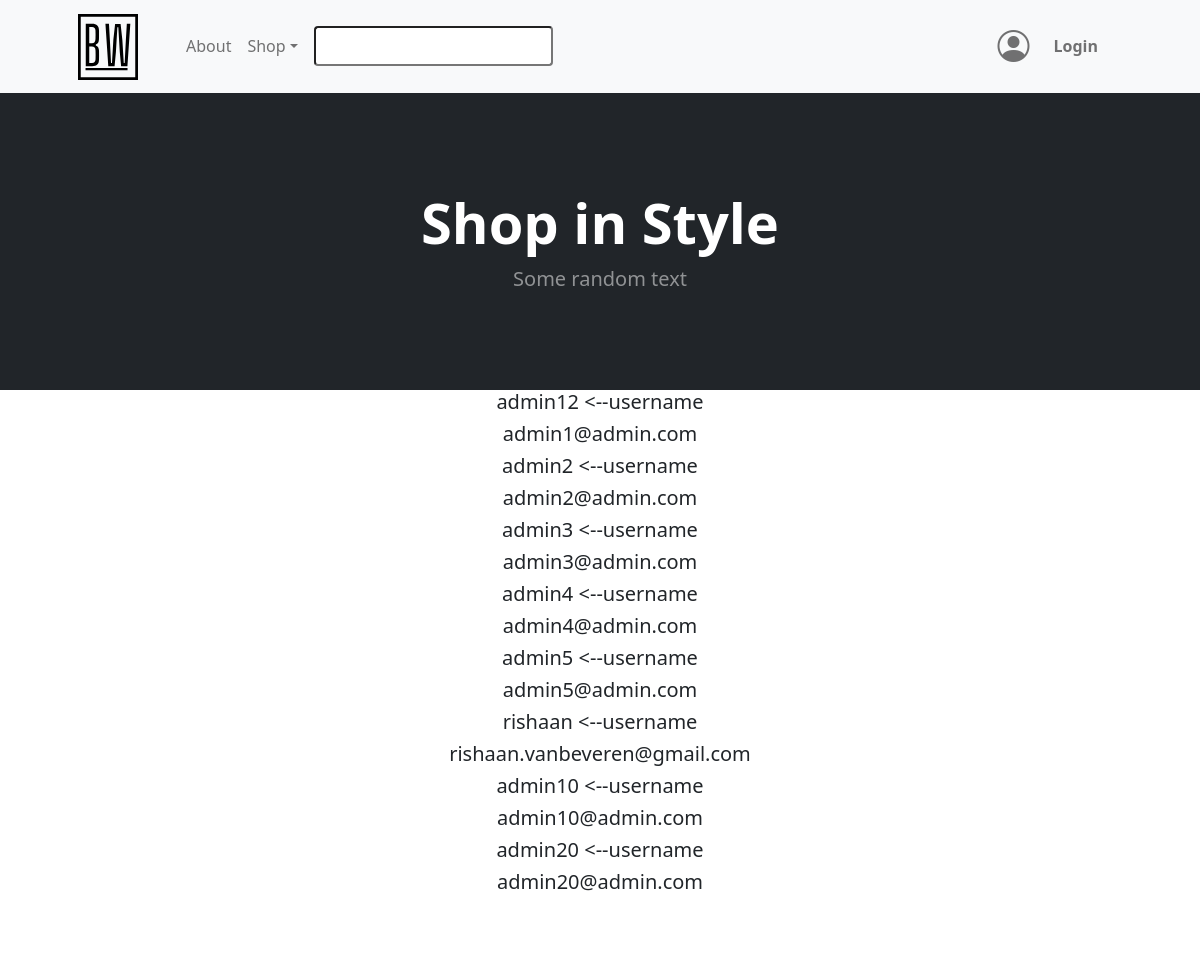
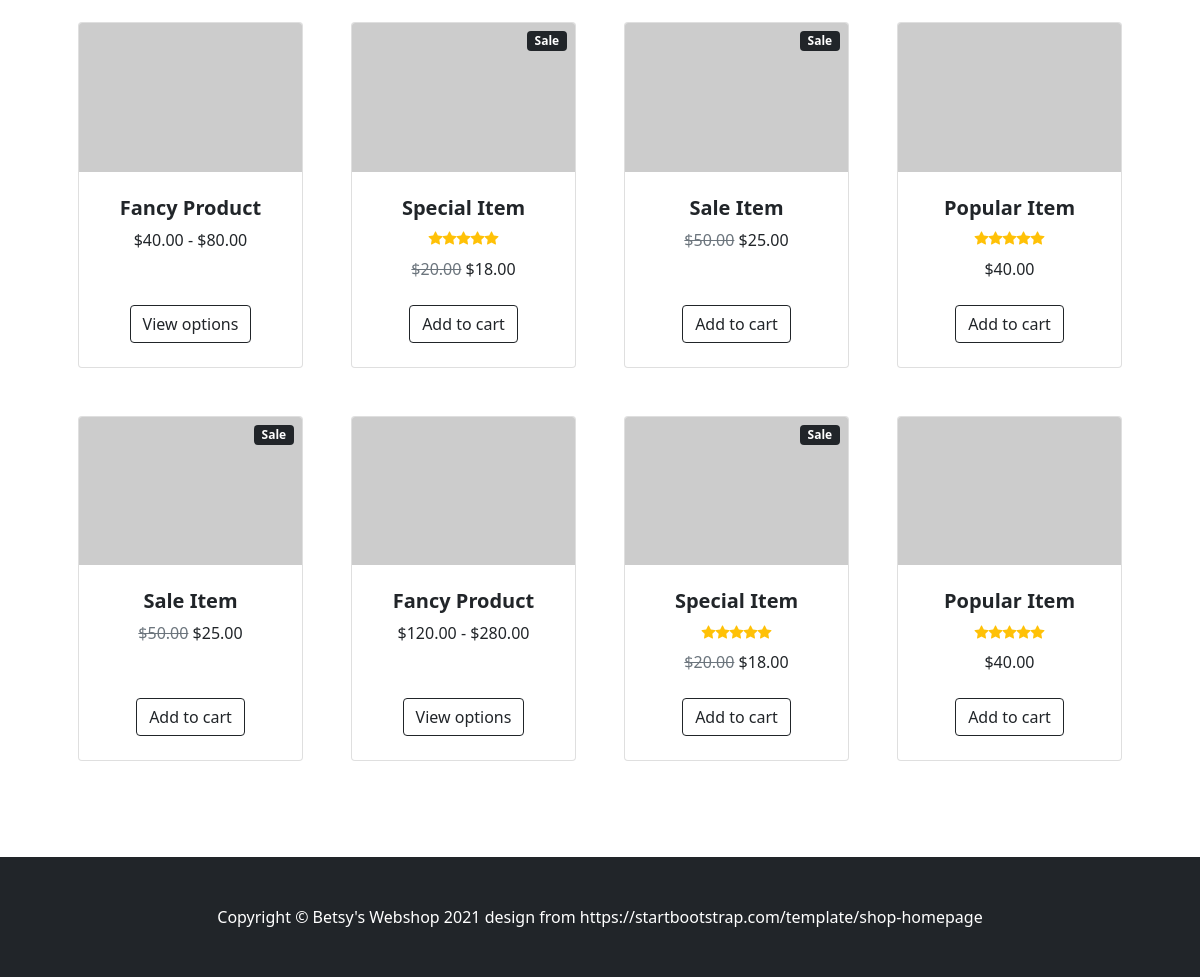
The page /home on the database its author committed (2 pictures, top to bottom).
### models.py (models this page shows)
class BaseModel(db_wrapper.Model):
    class Meta:
        database = db

class User(BaseModel, UserMixin):
    first_name = CharField(index=True, max_length=30, null=True)
    last_name = CharField(max_length=120, null=True)
    address = CharField(max_length=200, null=True)
    city = CharField(max_length=50, null=True)
    country = CharField(max_length=50, null=True)
    cc_number = CharField(unique=True, max_length=20, null=True)
    username = CharField(index=True, max_length=30)  # add unique=True
    email = CharField(index=True, max_length=50, unique=True)
    password = CharField(max_length=20)

### routes.py (the view)
@app.route("/", methods=["GET", "POST"])
@app.route("/home", methods=["GET", "POST"])
def home():
    users = User.select()
    login_form = LoginForm()
    register_form = RegistrationForm()
    return render_template(
        "index.html",
        title="Home",
        users=users,
        login_form=login_form,
        register_form=register_form,
    )

### forms.py (shortened to what this page needs)
class LoginForm(FlaskForm):
    email = StringField(
        "Email", validators=[InputRequired(), Length(min=5, max=50), Email()]
    )
    password = PasswordField("Your Password", validators=[InputRequired()])
    login = SubmitField("Login!")

class RegistrationForm(FlaskForm):
    username = StringField(
        "Username",
        validators=[InputRequired(), Length(min=5, max=30)],
    )
    email = StringField(
        "Email", validators=[InputRequired(), Length(min=5, max=50), Email()]
    )
    password = PasswordField(
        "Set Password",
        validators=[
            InputRequired(),
            EqualTo(
                "password_confirm", message="Password must be identical in both inputs"
            ),
            Length(min=5, max=20),
        ],
    )
    password_confirm = PasswordField("Confirm Password")
    submit = SubmitField("Sign Up")

### templates/index.html
{% extends "base.html" %} {% block content %} {% for user in users %}
<div class="text-center">
  <h5>{{user.username}} <span><--username</span></h5>
  <h5>{{user.email}}</h5>
</div>
{% endfor %}
<section class="py-5">
  <div class="container px-4 px-lg-5 mt-5">
    <div
      class="
        row
        gx-4 gx-lg-5
        row-cols-2 row-cols-md-3 row-cols-xl-4
        justify-content-center
      "
    >
      <div class="col mb-5">
        <div class="card h-100">
          <img
            class="card-img-top"
            src="https://dummyimage.com/450x300/dee2e6/6c757d.jpg"
            alt="..."
          />
          <div class="card-body p-4">
            <div class="text-center">
              <h5 class="fw-bolder">Fancy Product</h5>
              $40.00 - $80.00
            </div>
          </div>
          <div class="card-footer p-4 pt-0 border-top-0 bg-transparent">
            <div class="text-center">
              <a class="btn btn-outline-dark mt-auto" href="#">View options</a>
            </div>
          </div>
        </div>
      </div>
      <div class="col mb-5">
        <div class="card h-100">
          <div
            class="badge bg-dark text-white position-absolute"
            style="top: 0.5rem; right: 0.5rem"
          >
            Sale
          </div>
          <img
            class="card-img-top"
            src="https://dummyimage.com/450x300/dee2e6/6c757d.jpg"
            alt="..."
          />
          <div class="card-body p-4">
            <div class="text-center">
              <h5 class="fw-bolder">Special Item</h5>
              <div
                class="d-flex justify-content-center small text-warning mb-2"
              >
                <div class="bi-star-fill"></div>
                <div class="bi-star-fill"></div>
                <div class="bi-star-fill"></div>
                <div class="bi-star-fill"></div>
                <div class="bi-star-fill"></div>
              </div>
              <span class="text-muted text-decoration-line-through"
                >$20.00</span
              >
              $18.00
            </div>
          </div>
          <div class="card-footer p-4 pt-0 border-top-0 bg-transparent">
            <div class="text-center">
              <a class="btn btn-outline-dark mt-auto" href="#">Add to cart</a>
            </div>
          </div>
        </div>
      </div>
      <div class="col mb-5">
        <div class="card h-100">
          <div
            class="badge bg-dark text-white position-absolute"
            style="top: 0.5rem; right: 0.5rem"
          >
            Sale
          </div>
          <img
            class="card-img-top"
            src="https://dummyimage.com/450x300/dee2e6/6c757d.jpg"
            alt="..."
          />
          <div class="card-body p-4">
            <div class="text-center">
              <h5 class="fw-bolder">Sale Item</h5>
              <span class="text-muted text-decoration-line-through"
                >$50.00</span
              >
              $25.00
            </div>
          </div>
          <div class="card-footer p-4 pt-0 border-top-0 bg-transparent">
            <div class="text-center">
              <a class="btn btn-outline-dark mt-auto" href="#">Add to cart</a>
            </div>
          </div>
        </div>
      </div>
      <div class="col mb-5">
        <div class="card h-100">
          <img
            class="card-img-top"
            src="https://dummyimage.com/450x300/dee2e6/6c757d.jpg"
            alt="..."
          />
          <div class="card-body p-4">
            <div class="text-center">
              <h5 class="fw-bolder">Popular Item</h5>
              <div
                class="d-flex justify-content-center small text-warning mb-2"
              >
                <div class="bi-star-fill"></div>
                <div class="bi-star-fill"></div>
                <div class="bi-star-fill"></div>
                <div class="bi-star-fill"></div>
                <div class="bi-star-fill"></div>
              </div>
              $40.00
            </div>
          </div>
          <div class="card-footer p-4 pt-0 border-top-0 bg-transparent">
            <div class="text-center">
              <a class="btn btn-outline-dark mt-auto" href="#">Add to cart</a>
            </div>
          </div>
        </div>
      </div>
      <div class="col mb-5">
        <div class="card h-100">
          <div
            class="badge bg-dark text-white position-absolute"
            style="top: 0.5rem; right: 0.5rem"
          >
            Sale
          </div>
          <img
            class="card-img-top"
            src="https://dummyimage.com/450x300/dee2e6/6c757d.jpg"
            alt="..."
          />
          <div class="card-body p-4">
            <div class="text-center">
              <h5 class="fw-bolder">Sale Item</h5>
              <span class="text-muted text-decoration-line-through"
                >$50.00</span
              >
              $25.00
            </div>
          </div>
          <div class="card-footer p-4 pt-0 border-top-0 bg-transparent">
            <div class="text-center">
              <a class="btn btn-outline-dark mt-auto" href="#">Add to cart</a>
            </div>
          </div>
        </div>
      </div>
      <div class="col mb-5">
        <div class="card h-100">
          <img
            class="card-img-top"
            src="https://dummyimage.com/450x300/dee2e6/6c757d.jpg"
            alt="..."
          />
          <div class="card-body p-4">
            <div class="text-center">
              <h5 class="fw-bolder">Fancy Product</h5>
              $120.00 - $280.00
            </div>
          </div>
          <div class="card-footer p-4 pt-0 border-top-0 bg-transparent">
            <div class="text-center">
              <a class="btn btn-outline-dark mt-auto" href="#">View options</a>
            </div>
          </div>
        </div>
      </div>
      <div class="col mb-5">
        <div class="card h-100">
          <div
            class="badge bg-dark text-white position-absolute"
            style="top: 0.5rem; right: 0.5rem"
          >
            Sale
          </div>
          <img
            class="card-img-top"
            src="https://dummyimage.com/450x300/dee2e6/6c757d.jpg"
            alt="..."
          />
          <div class="card-body p-4">
            <div class="text-center">
              <h5 class="fw-bolder">Special Item</h5>
              <div
                class="d-flex justify-content-center small text-warning mb-2"
              >
                <div class="bi-star-fill"></div>
                <div class="bi-star-fill"></div>
                <div class="bi-star-fill"></div>
                <div class="bi-star-fill"></div>
                <div class="bi-star-fill"></div>
              </div>
              <span class="text-muted text-decoration-line-through"
                >$20.00</span
              >
              $18.00
            </div>
          </div>
          <div class="card-footer p-4 pt-0 border-top-0 bg-transparent">
            <div class="text-center">
              <a class="btn btn-outline-dark mt-auto" href="#">Add to cart</a>
            </div>
          </div>
        </div>
      </div>
      <div class="col mb-5">
        <div class="card h-100">
          <img
            class="card-img-top"
            src="https://dummyimage.com/450x300/dee2e6/6c757d.jpg"
            alt="..."
          />
          <div class="card-body p-4">
            <div class="text-center">
              <h5 class="fw-bolder">Popular Item</h5>
              <div
                class="d-flex justify-content-center small text-warning mb-2"
              >
                <div class="bi-star-fill"></div>
                <div class="bi-star-fill"></div>
                <div class="bi-star-fill"></div>
                <div class="bi-star-fill"></div>
                <div class="bi-star-fill"></div>
              </div>
              $40.00
            </div>
          </div>
          <div class="card-footer p-4 pt-0 border-top-0 bg-transparent">
            <div class="text-center">
              <a class="btn btn-outline-dark mt-auto" href="#">Add to cart</a>
            </div>
          </div>
        </div>
      </div>
    </div>
  </div>
</section>
{% endblock content %}

### templates/base.html (shortened to what this page needs)
<!DOCTYPE html>
<html lang="en">
  <head>
    <link
      href="https://cdn.jsdelivr.net/npm/bootstrap@5.0.2/dist/css/bootstrap.min.css"
      rel="stylesheet"
    />
    <link
      href="{{url_for('static', filename='styles.css')}}"
      rel="stylesheet"
    />
    <link
      href="https://cdn.jsdelivr.net/npm/bootstrap-icons@1.5.0/font/bootstrap-icons.css"
      rel="stylesheet"
    />
  </head>
  <body>
    {% include "navbar.html" %}
    {% block header%}
    <header class="bg-dark py-5">
      <div class="container px-4 px-lg-5 my-5">
        <div class="text-center text-white">
          {% if banner_info %}
          <h1 class="display-4 fw-bolder font">{{ banner_info }}</h1>
          {% else %}
          <h1 class="display-4 fw-bolder font">Shop in Style</h1>
          {% endif %}
          <p class="lead fw-normal text-white-50 mb-0">Some random text</p>
        </div>
      </div>
    </header>
    {% endblock header %}
     {% block content%} {% endblock content %}
    {% include "footer.html" %}
  </body>
</html>

### templates/navbar.html (shortened to what this page needs)
<nav class="navbar navbar-expand-md navbar-light bg-light">
  <div class="container px-lg-5">
    <a class="navbar-brand" href="{{url_for('home') }}"
      ><img
        src="{{url_for('static', filename='assets/brand.svg')}}"
        alt=""
        width="60"
        class="d-inline-block align-text-top"
    /></a>
    <div class="collapse navbar-collapse" id="navbarSupportedContent">
      <ul class="navbar-nav me-auto mb-2 mb-lg-0 ms-lg-4">
        <li class="nav-item"><a class="nav-link" href="#">About</a></li>
        <li class="nav-item dropdown">
          <a
            class="nav-link dropdown-toggle"
            id="navbarDropdown"
            href="#"
            role="button"
            data-bs-toggle="dropdown"
            aria-expanded="false"
            >Shop</a
          >
        </li>
        <input class="mx-2 rounded" type="search" />
      </ul>
      <ul class="navbar-nav mb-2 mb-lg-0 ms-lg-4 mx-2">
        {% if current_user.is_authenticated %}
        <li class="nav-item dropdown">
          <i
            class="bi bi-person-circle mx-3"
            id="navbarDropdown"
            role="button"
            data-bs-toggle="dropdown"
            aria-expanded="false"
            style="font-size: 2rem"
          ></i>
          <ul class="dropdown-menu" aria-labelledby="navbarDropdown">
            <li>
              <a class="dropdown-item" href="{{ url_for('account') }}"
                >Edit Account</a
              >
            </li>
            <li><hr class="dropdown-divider" /></li>
            <li><a class="dropdown-item" href="#!">Popular Items</a></li>
            <li>
              <a class="dropdown-item" href="{{url_for('logout')}}">Logout</a>
            </li>
          </ul>
        </li>
        <form class="d-flex">
          <i class="bi bi-basket-fill" style="font-size: 2rem"></i>
        </form>
        {% else %}
        <li
          class="nav-link fw-bolder d-flex align-items-center login-btn"
          data-bs-toggle="modal"
          href="#loginModalToggle"
          role="button"
        >
          <i
            class="bi bi-person-circle mx-3 login-icon"
            style="font-size: 2rem"
          ></i>
          <a class="nav-link" role="button">Login</a>
        </li>
        {% endif %}
      </ul>
    </div>
  </div>
</nav>

### templates/footer.html
<footer class="py-5 bg-dark">
  <div class="container">
    <p class="m-0 text-center text-white">
      Copyright &copy; Betsy's Webshop 2021 design from
      https://startbootstrap.com/template/shop-homepage
    </p>
  </div>
</footer>

### static/styles.css (style rules this page uses)
.login-icon.bi.bi-person-circle { transition: .1s transform ease-in; }

### rows shown on the page
User: username "admin12", email "admin1@admin.com"
User: username "admin2", email "admin2@admin.com"
User: username "admin3", email "admin3@admin.com"
User: username "admin4", email "admin4@admin.com"
User: username "admin5", email "admin5@admin.com"
User: username "rishaan", email "rishaan.vanbeveren@gmail.com"
User: username "admin10", email "admin10@admin.com"
User: username "admin20", email "admin20@admin.com"
